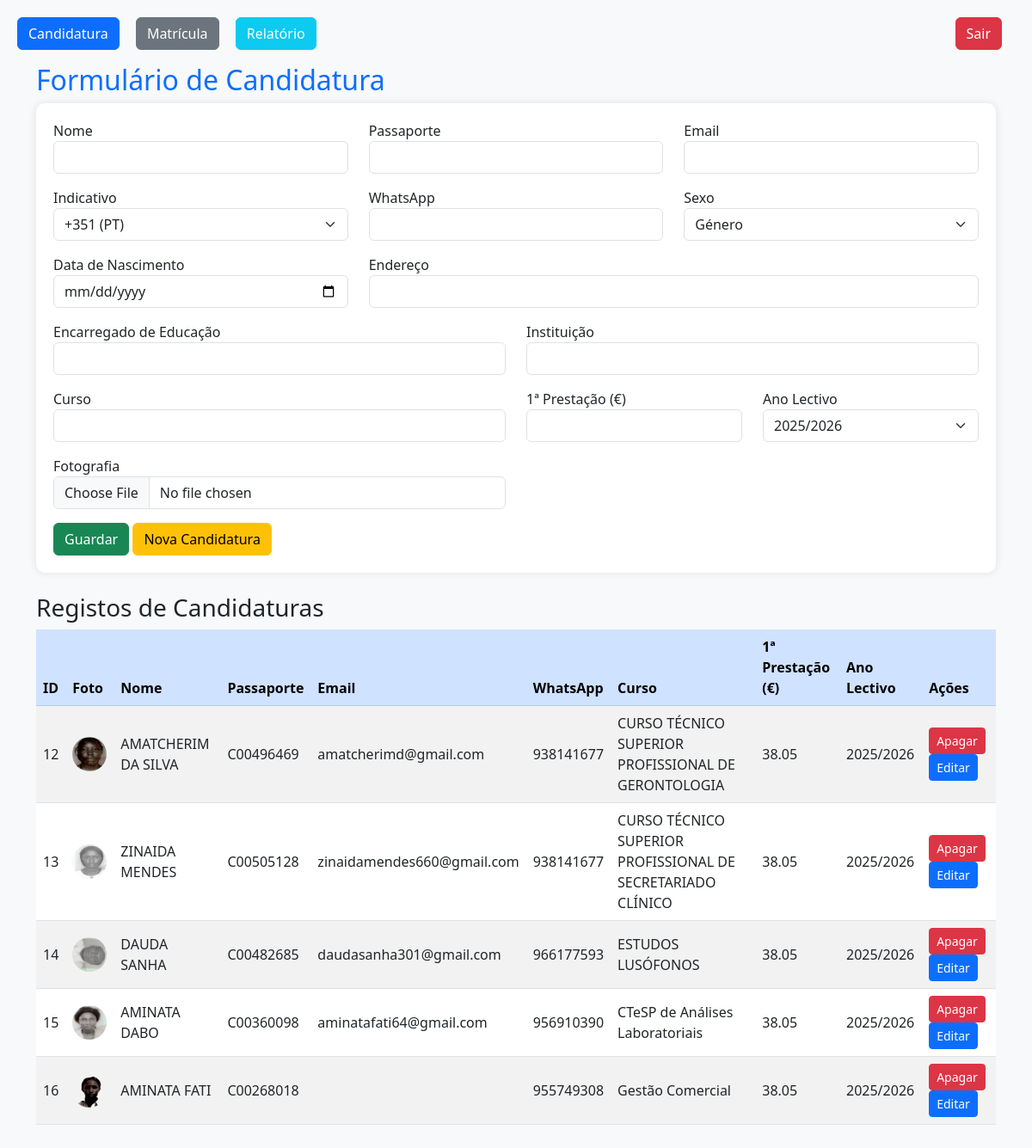
The page / (signed in) on the database its author committed.
### tables this page shows
CREATE TABLE candidatura (
            id INTEGER PRIMARY KEY AUTOINCREMENT,
            nome TEXT NOT NULL,
            passaporte TEXT NOT NULL,
            indicativo TEXT,
            email TEXT,
            telefone TEXT,
            sexo TEXT,
            data_nascimento TEXT,
            endereco TEXT,
            encarregado TEXT,
            instituicao TEXT,
            curso TEXT,
            picture TEXT,
            prestacao1 REAL,
            prestacao2 REAL,
            prestacao3 REAL,
            ano_lectivo TEXT,
            resultado TEXT,
            matricula TEXT
        );

### app.py (the view, shortened to what this page needs)
@app.route('/', methods=['GET', 'POST'])
@login_obrigatorio
def candidatura():
    registros = listar_registos()
    return render_template('candidatura.html', registros=registros)

### app.py (called while the page is built)
def conectar():
    return sqlite3.connect(DB_NAME)

def listar_registos():
    conn = conectar()
    cursor = conn.cursor()
    cursor.execute("SELECT * FROM candidatura")
    rows = cursor.fetchall()
    conn.close()
    return rows

def login_obrigatorio(func):
    from functools import wraps
    @wraps(func)
    def wrapper(*args, **kwargs):
        if not session.get('logado'):
            flash("Faça login para acessar essa página.", "warning")
            return redirect(url_for('login'))
        return func(*args, **kwargs)
    return wrapper

### templates/candidatura.html (shortened to what this page needs)
<!DOCTYPE html>
<html lang="pt">
<head>
    <link href="https://cdn.jsdelivr.net/npm/bootstrap@5.3.0/dist/css/bootstrap.min.css" rel="stylesheet">
</head>
<body>
<nav class="mb-3">
    <a href="{{ url_for('candidatura') }}" class="btn btn-primary">Candidatura</a>
    <a href="{{ url_for('matricula') }}" class="btn btn-secondary">Matrícula</a>
    <a href="{{ url_for('relatorio') }}" class="btn btn-info text-white">Relatório</a>
    <a href="{{ url_for('logout') }}" class="btn btn-danger float-end">Sair</a>
</nav>
<div class="container">
    <h2>Formulário de Candidatura</h2>
    <form method="POST" enctype="multipart/form-data" class="form-section">
        <div class="row">
            <div class="col-md-4 mb-3">
                <label>Nome</label>
                <input type="text" class="form-control" name="nome" required>
            </div>
            <div class="col-md-4 mb-3">
                <label>Passaporte</label>
                <input type="text" class="form-control" name="passaporte" required>
            </div>
            <div class="col-md-4 mb-3">
                <label>Email</label>
                <input type="email" class="form-control" name="email">
            </div>
             <div class="col-md-4 mb-3">
                <label>Indicativo</label>
                <select class="form-select" name="indicativo">
                    <option value="+351">+351 (PT)</option>
                </select>
            </div>
            <div class="col-md-4 mb-3">
                <label>WhatsApp</label>
                <input type="text" class="form-control" name="telefone">
            </div>
            <div class="col-md-4 mb-3">
                <label>Sexo</label>
                <select class="form-select" name="sexo">
                    <option value="Género">Género</option>
                </select>
            </div>
            <div class="col-md-4 mb-3">
                <label>Data de Nascimento</label>
                <input type="date" class="form-control" name="data_nascimento">
            </div>
            <div class="col-md-8 mb-3">
                <label>Endereço</label>
                <input type="text" class="form-control" name="endereco">
            </div>
            <div class="col-md-6 mb-3">
                <label>Encarregado de Educação</label>
                <input type="text" class="form-control" name="encarregado">
            </div>
            <div class="col-md-6 mb-3">
                <label>Instituição</label>
                <input type="text" class="form-control" name="instituicao">
            </div>
            <div class="col-md-6 mb-3">
                <label>Curso</label>
                <input type="text" class="form-control" name="curso">
            </div>
            <div class="col-md-3 mb-3">
                <label>1ª Prestação (€)</label>
                <input type="number" step="0.01" class="form-control" name="prestacao1">
            </div>
            <div class="col-md-3 mb-3">
                <label>Ano Lectivo</label>
                <select class="form-select" name="ano_lectivo">
                    <option value="2025/2026">2025/2026</option>
                </select>
            </div>
            <div class="col-md-6 mb-3">
                <label>Fotografia</label>
                <input type="file" class="form-control" name="picture" accept="image/*">
            </div>
        </div>
        <button type="submit" class="btn btn-success">Guardar</button>
        <a href="{{ url_for('candidatura') }}" class="btn btn-warning">Nova Candidatura</a>
    </form>
    <h3 class="mt-4">Registos de Candidaturas</h3>
    <div class="table-responsive">
        <table class="table table-striped table-hover align-middle">
            <thead class="table-primary">
                <tr>
                    <th>ID</th>
                    <th>Foto</th>
                    <th>Nome</th>
                    <th>Passaporte</th>
                    <th>Email</th>
                    <th>WhatsApp</th>
                    <th>Curso</th>
                    <th>1ª Prestação (€)</th>
                    <th>Ano Lectivo</th>
                    <th>Ações</th>
                </tr>
            </thead>
            <tbody>
                {% for r in registros %}
                <tr>
                    <td>{{ r[0] }}</td>
                    <td>
                        {% if r[12] %}
                            <img src="{{ url_for('static', filename='uploads/' ~ r[12]) }}" width="40" height="40">
                        {% else %}
                            -
                        {% endif %}
                    </td>
                    <td>{{ r[1] }}</td>
                    <td>{{ r[2] }}</td>
                    <td>{{ r[4] }}</td>
                    <td>{{ r[5] }}</td>
                    <td>{{ r[11] }}</td>
                    <td>{{ "%.2f"|format(r[13]) }}</td>
                    <td>{{ r[16] }}</td>
                    <td>
                        <form method="POST" action="{{ url_for('apagar', reg_id=r[0]) }}" style="display:inline;">
                            <button type="submit" class="btn btn-danger btn-sm"
                                onclick="return confirm('Deseja realmente apagar este registro?')">Apagar</button>
                        </form>
                        <a href="{{ url_for('matricula') }}" class="btn btn-primary btn-sm">Editar</a>
                    </td>
                </tr>
                {% endfor %}
            </tbody>
        </table>
    </div>
</div>
</body>
</html>

### templates/candidatura.html (style rules this page uses)
body { background: #f8f9fa; padding: 20px; }
h2 { color: #0d6efd; }
.form-section { background: #fff; padding: 20px; border-radius: 10px; box-shadow: 0 0 10px rgba(0,0,0,0.1); margin-bottom: 20px; }
table img { border-radius: 50%; }
nav a { margin-right: 15px; }

### rows shown on the page
candidatura: id "12", picture (picture), nome "AMATCHERIM DA SILVA", passaporte "C00496469", email "amatcherimd@gmail.com", telefone "938141677", curso "CURSO TÉCNICO SUPERIOR PROFISSIONAL DE GERONTOLOGIA", prestacao1 "38.05", ano_lectivo "2025/2026"
candidatura: id "13", picture (picture), nome "ZINAIDA MENDES", passaporte "C00505128", email "zinaidamendes660@gmail.com", telefone "938141677", curso "CURSO TÉCNICO SUPERIOR PROFISSIONAL DE SECRETARIADO CLÍNICO", prestacao1 "38.05", ano_lectivo "2025/2026"
candidatura: id "14", picture (picture), nome "DAUDA SANHA", passaporte "C00482685", email "daudasanha301@gmail.com", telefone "966177593", curso "ESTUDOS LUSÓFONOS", prestacao1 "38.05", ano_lectivo "2025/2026"
candidatura: id "15", picture (picture), nome "AMINATA DABO", passaporte "C00360098", email "aminatafati64@gmail.com", telefone "956910390", curso "CTeSP de Análises Laboratoriais", prestacao1 "38.05", ano_lectivo "2025/2026"
candidatura: id "16", picture (picture), nome "AMINATA FATI", passaporte "C00268018", telefone "955749308", curso "Gestão Comercial", prestacao1 "38.05", ano_lectivo "2025/2026"
